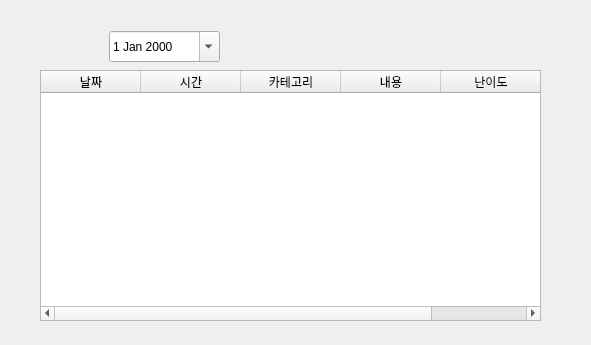
<?xml version="1.0" encoding="UTF-8"?>
<ui version="4.0">
 <class>sced_check</class>
 <widget class="QDialog" name="sced_check">
  <property name="geometry">
   <rect>
    <x>0</x>
    <y>0</y>
    <width>591</width>
    <height>345</height>
   </rect>
  </property>
  <property name="windowTitle">
   <string>Dialog</string>
  </property>
  <property name="windowIcon">
   <iconset>
    <normaloff>../images/IMG_3253.ico</normaloff>../images/IMG_3253.ico</iconset>
  </property>
  <widget class="QTableWidget" name="sced_table">
   <property name="geometry">
    <rect>
     <x>40</x>
     <y>70</y>
     <width>501</width>
     <height>251</height>
    </rect>
   </property>
   <property name="font">
    <font>
     <family>경기천년바탕 Regular</family>
    </font>
   </property>
   <column>
    <property name="text">
     <string>날짜</string>
    </property>
    <property name="font">
     <font>
      <family>경기천년바탕 Regular</family>
     </font>
    </property>
   </column>
   <column>
    <property name="text">
     <string>시간</string>
    </property>
    <property name="font">
     <font>
      <family>경기천년바탕 Regular</family>
     </font>
    </property>
   </column>
   <column>
    <property name="text">
     <string>카테고리</string>
    </property>
    <property name="font">
     <font>
      <family>경기천년바탕 Regular</family>
     </font>
    </property>
   </column>
   <column>
    <property name="text">
     <string>내용</string>
    </property>
    <property name="font">
     <font>
      <family>경기천년바탕 Regular</family>
     </font>
    </property>
   </column>
   <column>
    <property name="text">
     <string>난이도</string>
    </property>
   </column>
  </widget>
  <widget class="QDateEdit" name="date_choose">
   <property name="geometry">
    <rect>
     <x>109</x>
     <y>31</y>
     <width>111</width>
     <height>31</height>
    </rect>
   </property>
   <property name="styleSheet">
    <string notr="true">font: 9pt &quot;경기천년바탕 Regular&quot;;</string>
   </property>
   <property name="calendarPopup">
    <bool>true</bool>
   </property>
  </widget>
 </widget>
 <resources/>
 <connections/>
</ui>
